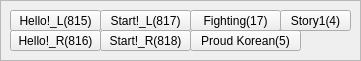
  <widget class="QFrame" name="frame_11">
   <property name="geometry">
    <rect>
     <x>930</x>
     <y>590</y>
     <width>361</width>
     <height>61</height>
    </rect>
   </property>
   <property name="frameShape">
    <enum>QFrame::StyledPanel</enum>
   </property>
   <property name="frameShadow">
    <enum>QFrame::Raised</enum>
   </property>
   <widget class="QPushButton" name="BTN_815_HELLOL">
    <property name="geometry">
     <rect>
      <x>10</x>
      <y>10</y>
      <width>91</width>
      <height>21</height>
     </rect>
    </property>
    <property name="text">
     <string>Hello!_L(815)</string>
    </property>
   </widget>
   <widget class="QPushButton" name="BTN_815_HELLOR">
    <property name="geometry">
     <rect>
      <x>10</x>
      <y>30</y>
      <width>91</width>
      <height>21</height>
     </rect>
    </property>
    <property name="text">
     <string>Hello!_R(816)</string>
    </property>
   </widget>
   <widget class="QPushButton" name="BTN_815_STARTR">
    <property name="geometry">
     <rect>
      <x>100</x>
      <y>30</y>
      <width>91</width>
      <height>21</height>
     </rect>
    </property>
    <property name="text">
     <string>Start!_R(818)</string>
    </property>
   </widget>
   <widget class="QPushButton" name="BTN_815_STARTL">
    <property name="geometry">
     <rect>
      <x>100</x>
      <y>10</y>
      <width>91</width>
      <height>21</height>
     </rect>
    </property>
    <property name="text">
     <string>Start!_L(817)</string>
    </property>
   </widget>
   <widget class="QPushButton" name="BTN_815_FIGHTING">
    <property name="geometry">
     <rect>
      <x>190</x>
      <y>10</y>
      <width>91</width>
      <height>21</height>
     </rect>
    </property>
    <property name="text">
     <string>Fighting(17)</string>
    </property>
   </widget>
   <widget class="QPushButton" name="BTN_815_PROUDKOREA">
    <property name="geometry">
     <rect>
      <x>190</x>
      <y>30</y>
      <width>111</width>
      <height>21</height>
     </rect>
    </property>
    <property name="text">
     <string>Proud Korean(5)</string>
    </property>
   </widget>
   <widget class="QPushButton" name="BTN_815_STORY1">
    <property name="geometry">
     <rect>
      <x>280</x>
      <y>10</y>
      <width>71</width>
      <height>21</height>
     </rect>
    </property>
    <property name="text">
     <string>Story1(4)</string>
    </property>
   </widget>
  </widget>
